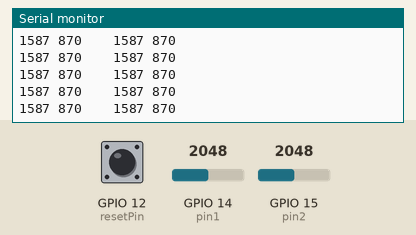
Simulated run of this sketch. Board: ESP32. On the bench: the last lines printed to the serial monitor. The inputs (shaded band) are chosen by the test bench; at power-on: GPIO 14 (pin1) = 2048, GPIO 15 (pin2) = 2048, GPIO 12 (resetPin) HIGH.

Above: at 1.2 s.
1.3 s: GPIO 14 (pin1) set to 2866
At 1.9 s:
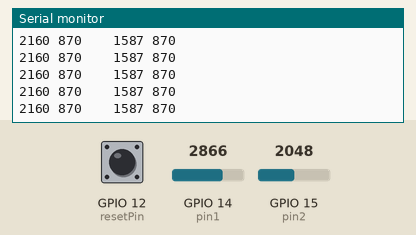
4.3 s: GPIO 15 (pin2) set to 2866
At 5.2 s:
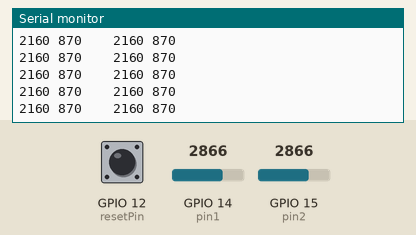
7.3 s: GPIO 14 (pin1) set to 3603
At 8.1 s:
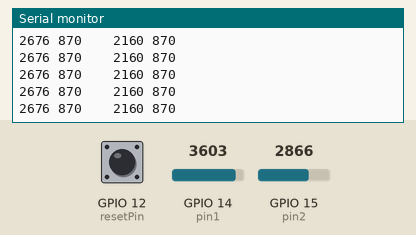
8.8 s: GPIO 15 (pin2) set to 3603
At 9.3 s:
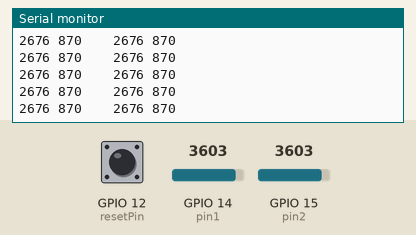
Timing chart, 0 to 11.8 s (numbered marks = the images above; inputs shaded):
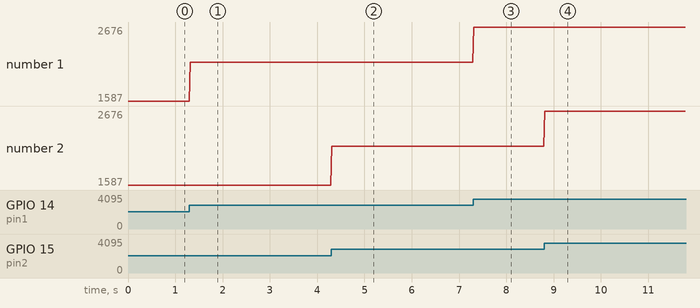

The sketch:

getting_thresholds.ino
```cpp
int pin1 = 14;
int pin2 = 15;
int resetPin = 12;
int lower = 460;
int upper = 560;
float thold = 0.7;
volatile int max1 = 0;
volatile int min1 = 1023;
volatile int max2 = 0;
volatile int min2 = 1023;

void setup() {
    Serial.begin(9600);
    pinMode(resetPin, INPUT_PULLUP);
    attachInterrupt(resetPin, resetHandler, FALLING);
}

void loop() {
    int read1 = analogRead(pin1);
    int read2 = analogRead(pin2);

    if (read1 > max1) max1 = read1;
    else if (read1 < min1) min1 = read1;
    if (read2 > max2) max2 = read2;
    else if (read2 < min2) min2 = read2;

    // Determine what our max thresholds should be
    Serial.printf("%.f %.f\t\t%.f %.f\n", (max1-512)*thold+512, (min1-512)*thold+512, (max2-512)*thold+512, (min2-512)*thold    +512);
}

void resetHandler() {
    max1 = max2 = 0;
    min1 = min2 = 1023;
}
```

Measured:
- after the input at 1.3 s, the serial monitor: prints a new line at once (image 1)
- after the input at 4.3 s, the serial monitor: prints a new line at once (image 2)
- after the input at 7.3 s, the serial monitor: prints a new line at once (image 3)
- after the input at 8.8 s, the serial monitor: prints a new line at once (image 4)
- plotted number 1: 1587 → 2160 after the input at 1.3 s, 2160 → 2676 after the input at 7.3 s
